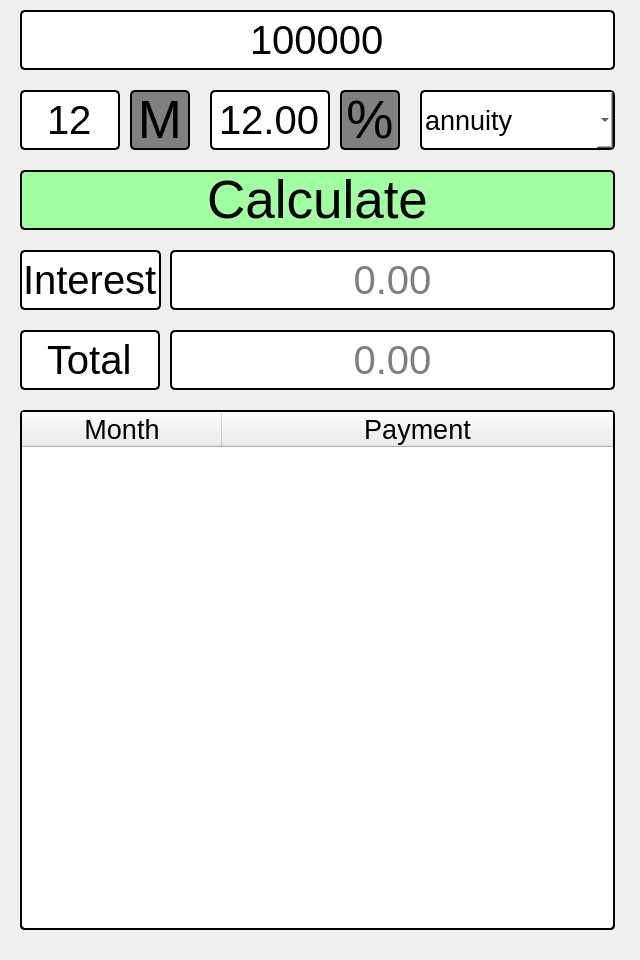
    <widget class="QWidget" name="CreditCalculator">
     <property name="minimumSize">
      <size>
       <width>640</width>
       <height>960</height>
      </size>
     </property>
     <attribute name="title">
      <string>Credit Calculator</string>
     </attribute>
     <widget class="QComboBox" name="comboBoxPaymentType">
      <property name="geometry">
       <rect>
        <x>420</x>
        <y>90</y>
        <width>195</width>
        <height>60</height>
       </rect>
      </property>
      <property name="font">
       <font>
        <family>Arial</family>
        <pointsize>20</pointsize>
        <bold>false</bold>
       </font>
      </property>
      <property name="toolTip">
       <string>Type of monthly payments</string>
      </property>
      <property name="layoutDirection">
       <enum>Qt::LeftToRight</enum>
      </property>
      <property name="styleSheet">
       <string notr="true">QComboBox {
	border: 2px solid black;
	background-color: white;
	selection-background-color: white;
	selection-color: green;
	border-radius: 5px;
}</string>
      </property>
      <property name="maxVisibleItems">
       <number>2</number>
      </property>
      <property name="maxCount">
       <number>2</number>
      </property>
      <property name="insertPolicy">
       <enum>QComboBox::NoInsert</enum>
      </property>
      <property name="frame">
       <bool>true</bool>
      </property>
      <item>
       <property name="text">
        <string>annuity</string>
       </property>
      </item>
      <item>
       <property name="text">
        <string>differentiated</string>
       </property>
      </item>
     </widget>
     <widget class="QLabel" name="labelMCr">
      <property name="geometry">
       <rect>
        <x>130</x>
        <y>90</y>
        <width>60</width>
        <height>60</height>
       </rect>
      </property>
      <property name="font">
       <font>
        <family>Arial</family>
        <pointsize>40</pointsize>
        <bold>false</bold>
       </font>
      </property>
      <property name="styleSheet">
       <string notr="true">QLabel {
	border: 2px solid black;
	background-color: gray;
	border-radius: 5px;
}</string>
      </property>
      <property name="text">
       <string>M</string>
      </property>
      <property name="alignment">
       <set>Qt::AlignCenter</set>
      </property>
     </widget>
     <widget class="QLabel" name="labelPercent">
      <property name="geometry">
       <rect>
        <x>340</x>
        <y>90</y>
        <width>60</width>
        <height>60</height>
       </rect>
      </property>
      <property name="font">
       <font>
        <family>Arial</family>
        <pointsize>40</pointsize>
        <bold>false</bold>
       </font>
      </property>
      <property name="styleSheet">
       <string notr="true">QLabel {
	border: 2px solid black;
	background-color: gray;
	border-radius: 5px;
}</string>
      </property>
      <property name="text">
       <string>%</string>
      </property>
      <property name="alignment">
       <set>Qt::AlignCenter</set>
      </property>
     </widget>
     <widget class="QDoubleSpinBox" name="doubleSpinBoxCrAmount">
      <property name="geometry">
       <rect>
        <x>20</x>
        <y>10</y>
        <width>595</width>
        <height>60</height>
       </rect>
      </property>
      <property name="font">
       <font>
        <family>Arial</family>
        <pointsize>30</pointsize>
        <bold>false</bold>
       </font>
      </property>
      <property name="toolTip">
       <string>Amount of credit</string>
      </property>
      <property name="styleSheet">
       <string notr="true">QDoubleSpinBox {
	border: 2px solid black;
	background-color: white;
	selection-background-color: green;
	selection-color: white;
	border-radius: 5px;
}</string>
      </property>
      <property name="alignment">
       <set>Qt::AlignCenter</set>
      </property>
      <property name="buttonSymbols">
       <enum>QAbstractSpinBox::NoButtons</enum>
      </property>
      <property name="decimals">
       <number>0</number>
      </property>
      <property name="minimum">
       <double>1.000000000000000</double>
      </property>
      <property name="maximum">
       <double>9999999999999999538762658202121142272.000000000000000</double>
      </property>
      <property name="stepType">
       <enum>QAbstractSpinBox::AdaptiveDecimalStepType</enum>
      </property>
      <property name="value">
       <double>1000000.000000000000000</double>
      </property>
     </widget>
     <widget class="QDoubleSpinBox" name="doubleSpinBoxCrPercent">
      <property name="geometry">
       <rect>
        <x>210</x>
        <y>90</y>
        <width>120</width>
        <height>60</height>
       </rect>
      </property>
      <property name="font">
       <font>
        <family>Arial</family>
        <pointsize>30</pointsize>
        <bold>false</bold>
       </font>
      </property>
      <property name="toolTip">
       <string>Interest rate</string>
      </property>
      <property name="styleSheet">
       <string notr="true">QDoubleSpinBox {
	border: 2px solid black;
	background-color: white;
	selection-background-color: green;
	selection-color: white;
	border-radius: 5px;
}</string>
      </property>
      <property name="alignment">
       <set>Qt::AlignCenter</set>
      </property>
      <property name="buttonSymbols">
       <enum>QAbstractSpinBox::NoButtons</enum>
      </property>
      <property name="decimals">
       <number>2</number>
      </property>
      <property name="minimum">
       <double>0.000000000000000</double>
      </property>
      <property name="maximum">
       <double>100.000000000000000</double>
      </property>
      <property name="value">
       <double>12.000000000000000</double>
      </property>
     </widget>
     <widget class="QSpinBox" name="spinBoxMounthsCr">
      <property name="geometry">
       <rect>
        <x>20</x>
        <y>90</y>
        <width>100</width>
        <height>60</height>
       </rect>
      </property>
      <property name="font">
       <font>
        <family>Arial</family>
        <pointsize>30</pointsize>
        <bold>false</bold>
       </font>
      </property>
      <property name="toolTip">
       <string>Credit term (mounths)</string>
      </property>
      <property name="styleSheet">
       <string notr="true">QSpinBox {
	border: 2px solid black;
	background-color: white;
	selection-background-color: green;
	selection-color: white;
	border-radius: 5px;
}</string>
      </property>
      <property name="alignment">
       <set>Qt::AlignCenter</set>
      </property>
      <property name="buttonSymbols">
       <enum>QAbstractSpinBox::NoButtons</enum>
      </property>
      <property name="minimum">
       <number>1</number>
      </property>
      <property name="maximum">
       <number>1200</number>
      </property>
      <property name="value">
       <number>12</number>
      </property>
     </widget>
     <widget class="QPushButton" name="pushButtonCrCalc">
      <property name="geometry">
       <rect>
        <x>20</x>
        <y>170</y>
        <width>595</width>
        <height>60</height>
       </rect>
      </property>
      <property name="font">
       <font>
        <family>Arial</family>
        <pointsize>40</pointsize>
        <bold>false</bold>
       </font>
      </property>
      <property name="styleSheet">
       <string notr="true">QPushButton {
	border-radius: 5px;
	border: 2px solid black;
	background-color: #A0FFA0;
}

QPushButton:pressed {
	border: 3px solid black;
	background-color: #00FF00;
	border-radius: 0px;
}</string>
      </property>
      <property name="text">
       <string>Calculate</string>
      </property>
     </widget>
     <widget class="QLineEdit" name="lineEditInterest">
      <property name="geometry">
       <rect>
        <x>20</x>
        <y>250</y>
        <width>141</width>
        <height>60</height>
       </rect>
      </property>
      <property name="font">
       <font>
        <family>Arial</family>
        <pointsize>30</pointsize>
        <bold>false</bold>
       </font>
      </property>
      <property name="focusPolicy">
       <enum>Qt::NoFocus</enum>
      </property>
      <property name="styleSheet">
       <string notr="true">QLineEdit {
	border: 2px solid black;
	background-color: white;
	selection-background-color: white;
	border-radius: 5px;
}</string>
      </property>
      <property name="text">
       <string>Interest</string>
      </property>
      <property name="alignment">
       <set>Qt::AlignCenter</set>
      </property>
     </widget>
     <widget class="QLineEdit" name="lineEditTotal">
      <property name="geometry">
       <rect>
        <x>20</x>
        <y>330</y>
        <width>140</width>
        <height>60</height>
       </rect>
      </property>
      <property name="font">
       <font>
        <family>Arial</family>
        <pointsize>30</pointsize>
        <bold>false</bold>
       </font>
      </property>
      <property name="focusPolicy">
       <enum>Qt::NoFocus</enum>
      </property>
      <property name="styleSheet">
       <string notr="true">QLineEdit {
	border: 2px solid black;
	background-color: white;
	selection-background-color: white;
	border-radius: 5px;
}</string>
      </property>
      <property name="text">
       <string>Total</string>
      </property>
      <property name="alignment">
       <set>Qt::AlignCenter</set>
      </property>
     </widget>
     <widget class="QPlainTextEdit" name="plainTextEditCrPayments">
      <property name="geometry">
       <rect>
        <x>20</x>
        <y>410</y>
        <width>595</width>
        <height>520</height>
       </rect>
      </property>
      <property name="font">
       <font>
        <family>Arial</family>
        <pointsize>12</pointsize>
        <bold>false</bold>
       </font>
      </property>
      <property name="focusPolicy">
       <enum>Qt::NoFocus</enum>
      </property>
      <property name="toolTip">
       <string>Monthly payments</string>
      </property>
      <property name="styleSheet">
       <string notr="true">QPlainTextEdit {
	border: 2px solid black;
	background-color: white;
	selection-background-color: white;
	border-radius: 5px;
}</string>
      </property>
      <property name="documentTitle">
       <string>Payments</string>
      </property>
     </widget>
     <widget class="QLineEdit" name="lineEditInterestVal">
      <property name="geometry">
       <rect>
        <x>170</x>
        <y>250</y>
        <width>445</width>
        <height>60</height>
       </rect>
      </property>
      <property name="font">
       <font>
        <family>Arial</family>
        <pointsize>30</pointsize>
        <bold>false</bold>
       </font>
      </property>
      <property name="focusPolicy">
       <enum>Qt::NoFocus</enum>
      </property>
      <property name="toolTip">
       <string>Interest charges</string>
      </property>
      <property name="styleSheet">
       <string notr="true">QLineEdit {
	border: 2px solid black;
	background-color: white;
	selection-background-color: white;
	border-radius: 5px;
}</string>
      </property>
      <property name="text">
       <string/>
      </property>
      <property name="alignment">
       <set>Qt::AlignCenter</set>
      </property>
      <property name="placeholderText">
       <string>0.00</string>
      </property>
     </widget>
     <widget class="QLineEdit" name="lineEditTotalVal">
      <property name="geometry">
       <rect>
        <x>170</x>
        <y>330</y>
        <width>445</width>
        <height>60</height>
       </rect>
      </property>
      <property name="font">
       <font>
        <family>Arial</family>
        <pointsize>30</pointsize>
        <bold>false</bold>
       </font>
      </property>
      <property name="focusPolicy">
       <enum>Qt::NoFocus</enum>
      </property>
      <property name="toolTip">
       <string>Debt + interest</string>
      </property>
      <property name="styleSheet">
       <string notr="true">QLineEdit {
	border: 2px solid black;
	background-color: white;
	selection-background-color: white;
	border-radius: 5px;
}</string>
      </property>
      <property name="text">
       <string/>
      </property>
      <property name="alignment">
       <set>Qt::AlignCenter</set>
      </property>
      <property name="placeholderText">
       <string>0.00</string>
      </property>
     </widget>
     <widget class="QTableWidget" name="tableWidget">
      <property name="geometry">
       <rect>
        <x>20</x>
        <y>410</y>
        <width>595</width>
        <height>520</height>
       </rect>
      </property>
      <property name="font">
       <font>
        <family>Arial</family>
        <pointsize>20</pointsize>
        <bold>false</bold>
       </font>
      </property>
      <property name="layoutDirection">
       <enum>Qt::LeftToRight</enum>
      </property>
      <property name="styleSheet">
       <string notr="true">QTableWidget {	border: 2px solid black;
	background-color: white;
	selection-background-color: green;
selection-color: white;
	border-radius: 5px;}</string>
      </property>
      <property name="horizontalScrollMode">
       <enum>QAbstractItemView::ScrollPerPixel</enum>
      </property>
      <property name="sortingEnabled">
       <bool>false</bool>
      </property>
      <property name="rowCount">
       <number>0</number>
      </property>
      <property name="columnCount">
       <number>2</number>
      </property>
      <attribute name="horizontalHeaderVisible">
       <bool>true</bool>
      </attribute>
      <attribute name="horizontalHeaderCascadingSectionResizes">
       <bool>true</bool>
      </attribute>
      <attribute name="horizontalHeaderMinimumSectionSize">
       <number>50</number>
      </attribute>
      <attribute name="horizontalHeaderDefaultSectionSize">
       <number>200</number>
      </attribute>
      <attribute name="horizontalHeaderShowSortIndicator" stdset="0">
       <bool>false</bool>
      </attribute>
      <attribute name="horizontalHeaderStretchLastSection">
       <bool>true</bool>
      </attribute>
      <attribute name="verticalHeaderCascadingSectionResizes">
       <bool>true</bool>
      </attribute>
      <column>
       <property name="text">
        <string>Month</string>
       </property>
       <property name="font">
        <font>
         <family>Arial</family>
         <pointsize>20</pointsize>
        </font>
       </property>
      </column>
      <column>
       <property name="text">
        <string>Payment</string>
       </property>
       <property name="font">
        <font>
         <family>Arial</family>
         <pointsize>20</pointsize>
        </font>
       </property>
      </column>
     </widget>
    </widget>
